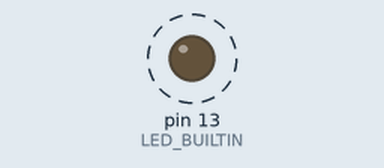
Recording of a sketch running on a simulated Arduino Uno, built with avr-gcc and run on an emulated ATmega328P. Parts: output pins drawn as LEDs (lit = HIGH). Dashed ring = blinking.

Above: at 0.5 s.
Timing chart, 0 to 4.6 s (numbered marks = the images above):
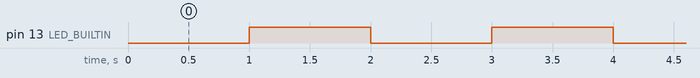

Measured:
- by itself, pin 13 (LED_BUILTIN): alternates HIGH for 1.0 s and LOW for 1.0 s

The sketch:

job7.ino
```cpp
// C++ code
//
void setup()
{
  pinMode(LED_BUILTIN, OUTPUT);
}

void loop()
{
  delay(1000); // Wait for 1000 millisecond(s)
  digitalWrite(LED_BUILTIN, HIGH);
  delay(1000); // Wait for 1000 millisecond(s)
  digitalWrite(LED_BUILTIN, LOW);
}
```
